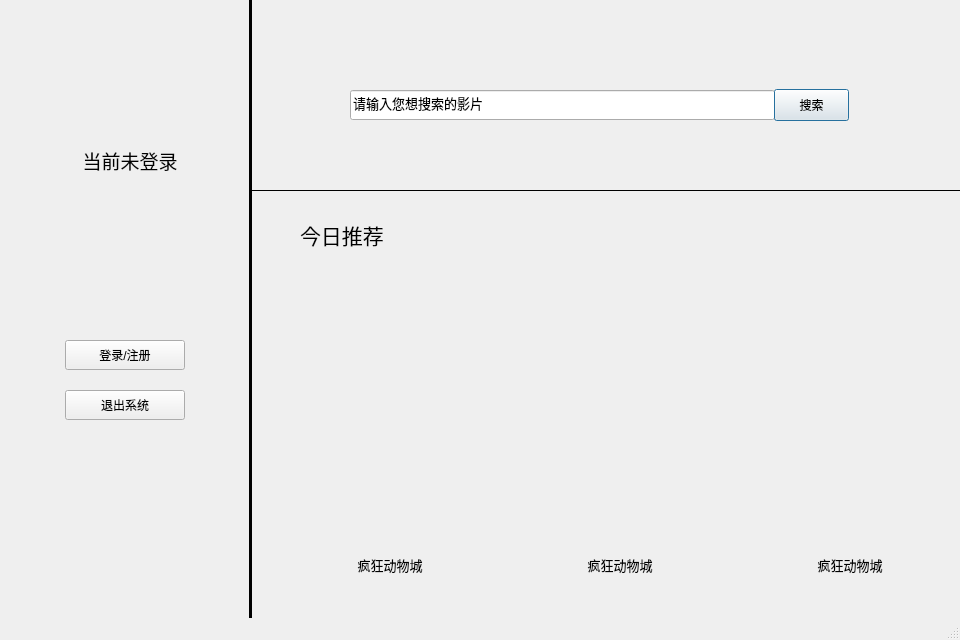
<?xml version="1.0" encoding="UTF-8"?>
<ui version="4.0">
 <class>GuestMainWindow</class>
 <widget class="QMainWindow" name="GuestMainWindow">
  <property name="geometry">
   <rect>
    <x>0</x>
    <y>0</y>
    <width>960</width>
    <height>640</height>
   </rect>
  </property>
  <property name="cursor">
   <cursorShape>ArrowCursor</cursorShape>
  </property>
  <property name="windowTitle">
   <string>MainWindow</string>
  </property>
  <widget class="QWidget" name="centralwidget">
   <widget class="QPushButton" name="LoginOrRegister">
    <property name="geometry">
     <rect>
      <x>65</x>
      <y>340</y>
      <width>120</width>
      <height>30</height>
     </rect>
    </property>
    <property name="text">
     <string>登录/注册</string>
    </property>
    <property name="autoDefault">
     <bool>false</bool>
    </property>
    <property name="default">
     <bool>false</bool>
    </property>
   </widget>
   <widget class="QLabel" name="GuestLabel">
    <property name="geometry">
     <rect>
      <x>65</x>
      <y>140</y>
      <width>130</width>
      <height>40</height>
     </rect>
    </property>
    <property name="font">
     <font>
      <family>宋体</family>
      <pointsize>14</pointsize>
     </font>
    </property>
    <property name="text">
     <string>当前未登录</string>
    </property>
    <property name="scaledContents">
     <bool>false</bool>
    </property>
    <property name="alignment">
     <set>Qt::AlignCenter</set>
    </property>
   </widget>
   <widget class="Line" name="VLine">
    <property name="geometry">
     <rect>
      <x>240</x>
      <y>0</y>
      <width>20</width>
      <height>640</height>
     </rect>
    </property>
    <property name="frameShadow">
     <enum>QFrame::Plain</enum>
    </property>
    <property name="lineWidth">
     <number>3</number>
    </property>
    <property name="orientation">
     <enum>Qt::Vertical</enum>
    </property>
   </widget>
   <widget class="QLineEdit" name="SearchInput">
    <property name="geometry">
     <rect>
      <x>350</x>
      <y>90</y>
      <width>425</width>
      <height>30</height>
     </rect>
    </property>
    <property name="font">
     <font>
      <family>宋体</family>
      <pointsize>10</pointsize>
     </font>
    </property>
    <property name="text">
     <string>请输入您想搜索的影片</string>
    </property>
   </widget>
   <widget class="QPushButton" name="Search">
    <property name="geometry">
     <rect>
      <x>774</x>
      <y>89</y>
      <width>75</width>
      <height>32</height>
     </rect>
    </property>
    <property name="text">
     <string>搜索</string>
    </property>
    <property name="autoDefault">
     <bool>true</bool>
    </property>
    <property name="default">
     <bool>true</bool>
    </property>
   </widget>
   <widget class="Line" name="HLine">
    <property name="geometry">
     <rect>
      <x>250</x>
      <y>180</y>
      <width>710</width>
      <height>20</height>
     </rect>
    </property>
    <property name="frameShadow">
     <enum>QFrame::Plain</enum>
    </property>
    <property name="orientation">
     <enum>Qt::Horizontal</enum>
    </property>
   </widget>
   <widget class="QLabel" name="RecommendationLabel">
    <property name="geometry">
     <rect>
      <x>300</x>
      <y>220</y>
      <width>120</width>
      <height>30</height>
     </rect>
    </property>
    <property name="font">
     <font>
      <family>宋体</family>
      <pointsize>16</pointsize>
     </font>
    </property>
    <property name="text">
     <string>今日推荐</string>
    </property>
   </widget>
   <widget class="QLabel" name="RecommendationPic1">
    <property name="geometry">
     <rect>
      <x>300</x>
      <y>280</y>
      <width>180</width>
      <height>254</height>
     </rect>
    </property>
    <property name="text">
     <string/>
    </property>
    <property name="pixmap">
     <pixmap>C:/Users/12600/Desktop/zootopia.jpg</pixmap>
    </property>
    <property name="scaledContents">
     <bool>true</bool>
    </property>
   </widget>
   <widget class="QLabel" name="RecommendationPic2">
    <property name="geometry">
     <rect>
      <x>530</x>
      <y>280</y>
      <width>180</width>
      <height>254</height>
     </rect>
    </property>
    <property name="text">
     <string/>
    </property>
    <property name="pixmap">
     <pixmap>C:/Users/12600/Desktop/zootopia.jpg</pixmap>
    </property>
    <property name="scaledContents">
     <bool>true</bool>
    </property>
   </widget>
   <widget class="QLabel" name="RecommendationPic3">
    <property name="geometry">
     <rect>
      <x>760</x>
      <y>280</y>
      <width>180</width>
      <height>254</height>
     </rect>
    </property>
    <property name="text">
     <string/>
    </property>
    <property name="pixmap">
     <pixmap>C:/Users/12600/Desktop/zootopia.jpg</pixmap>
    </property>
    <property name="scaledContents">
     <bool>true</bool>
    </property>
   </widget>
   <widget class="QPushButton" name="RecommendationTitle1">
    <property name="geometry">
     <rect>
      <x>300</x>
      <y>550</y>
      <width>180</width>
      <height>30</height>
     </rect>
    </property>
    <property name="font">
     <font>
      <family>宋体</family>
      <pointsize>10</pointsize>
     </font>
    </property>
    <property name="cursor">
     <cursorShape>PointingHandCursor</cursorShape>
    </property>
    <property name="styleSheet">
     <string notr="true">background: transparent</string>
    </property>
    <property name="text">
     <string>疯狂动物城</string>
    </property>
    <property name="default">
     <bool>false</bool>
    </property>
    <property name="flat">
     <bool>true</bool>
    </property>
   </widget>
   <widget class="QPushButton" name="RecommendationTitle2">
    <property name="geometry">
     <rect>
      <x>530</x>
      <y>550</y>
      <width>180</width>
      <height>30</height>
     </rect>
    </property>
    <property name="font">
     <font>
      <family>宋体</family>
      <pointsize>10</pointsize>
     </font>
    </property>
    <property name="cursor">
     <cursorShape>PointingHandCursor</cursorShape>
    </property>
    <property name="styleSheet">
     <string notr="true">background: transparent</string>
    </property>
    <property name="text">
     <string>疯狂动物城</string>
    </property>
    <property name="default">
     <bool>false</bool>
    </property>
    <property name="flat">
     <bool>true</bool>
    </property>
   </widget>
   <widget class="QPushButton" name="RecommendationTitle3">
    <property name="geometry">
     <rect>
      <x>760</x>
      <y>550</y>
      <width>180</width>
      <height>30</height>
     </rect>
    </property>
    <property name="font">
     <font>
      <family>宋体</family>
      <pointsize>10</pointsize>
     </font>
    </property>
    <property name="cursor">
     <cursorShape>PointingHandCursor</cursorShape>
    </property>
    <property name="styleSheet">
     <string notr="true">background: transparent</string>
    </property>
    <property name="text">
     <string>疯狂动物城</string>
    </property>
    <property name="default">
     <bool>false</bool>
    </property>
    <property name="flat">
     <bool>true</bool>
    </property>
   </widget>
   <widget class="QPushButton" name="Quit">
    <property name="geometry">
     <rect>
      <x>65</x>
      <y>390</y>
      <width>120</width>
      <height>30</height>
     </rect>
    </property>
    <property name="text">
     <string>退出系统</string>
    </property>
   </widget>
  </widget>
  <widget class="QMenuBar" name="menubar">
   <property name="geometry">
    <rect>
     <x>0</x>
     <y>0</y>
     <width>960</width>
     <height>26</height>
    </rect>
   </property>
  </widget>
  <widget class="QStatusBar" name="statusbar"/>
 </widget>
 <tabstops>
  <tabstop>LoginOrRegister</tabstop>
  <tabstop>Quit</tabstop>
  <tabstop>SearchInput</tabstop>
  <tabstop>Search</tabstop>
  <tabstop>RecommendationTitle1</tabstop>
  <tabstop>RecommendationTitle2</tabstop>
  <tabstop>RecommendationTitle3</tabstop>
 </tabstops>
 <resources/>
 <connections>
  <connection>
   <sender>Quit</sender>
   <signal>clicked()</signal>
   <receiver>GuestMainWindow</receiver>
   <slot>close()</slot>
   <hints>
    <hint type="sourcelabel">
     <x>124</x>
     <y>430</y>
    </hint>
    <hint type="destinationlabel">
     <x>124</x>
     <y>558</y>
    </hint>
   </hints>
  </connection>
  <connection>
   <sender>RecommendationTitle1</sender>
   <signal>clicked()</signal>
   <receiver>GuestMainWindow</receiver>
   <slot>movie1()</slot>
   <hints>
    <hint type="sourcelabel">
     <x>399</x>
     <y>596</y>
    </hint>
    <hint type="destinationlabel">
     <x>452</x>
     <y>612</y>
    </hint>
   </hints>
  </connection>
  <connection>
   <sender>RecommendationTitle2</sender>
   <signal>clicked()</signal>
   <receiver>GuestMainWindow</receiver>
   <slot>movie2()</slot>
   <hints>
    <hint type="sourcelabel">
     <x>646</x>
     <y>591</y>
    </hint>
    <hint type="destinationlabel">
     <x>668</x>
     <y>614</y>
    </hint>
   </hints>
  </connection>
  <connection>
   <sender>RecommendationTitle3</sender>
   <signal>clicked()</signal>
   <receiver>GuestMainWindow</receiver>
   <slot>movie3()</slot>
   <hints>
    <hint type="sourcelabel">
     <x>855</x>
     <y>595</y>
    </hint>
    <hint type="destinationlabel">
     <x>885</x>
     <y>614</y>
    </hint>
   </hints>
  </connection>
  <connection>
   <sender>LoginOrRegister</sender>
   <signal>clicked()</signal>
   <receiver>GuestMainWindow</receiver>
   <slot>loginOrRegister()</slot>
   <hints>
    <hint type="sourcelabel">
     <x>139</x>
     <y>370</y>
    </hint>
    <hint type="destinationlabel">
     <x>140</x>
     <y>38</y>
    </hint>
   </hints>
  </connection>
  <connection>
   <sender>Search</sender>
   <signal>clicked()</signal>
   <receiver>GuestMainWindow</receiver>
   <slot>search()</slot>
   <hints>
    <hint type="sourcelabel">
     <x>818</x>
     <y>141</y>
    </hint>
    <hint type="destinationlabel">
     <x>819</x>
     <y>70</y>
    </hint>
   </hints>
  </connection>
 </connections>
 <slots>
  <slot>movie1()</slot>
  <slot>movie2()</slot>
  <slot>movie3()</slot>
  <slot>search()</slot>
  <slot>loginOrRegister()</slot>
 </slots>
</ui>
